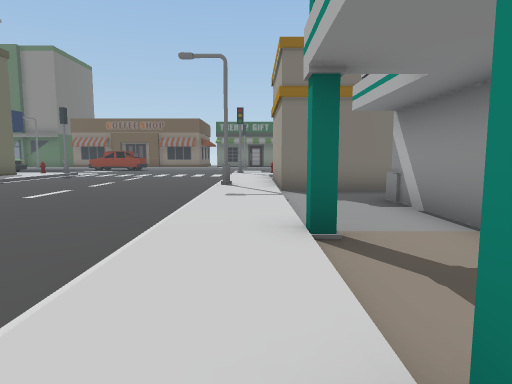
view 1 (above)

24 first-person views from a walk through a Unity game level. The camera is 1.4 m above the floor, tilts 6° down and sees 75° across. The floor is counted in squares, 2 m on a side. Each view is taken from the middle of a square. On the plan, view 1 faces up. The plan holds only what a view shows up to about 10 squares ahead; the rest is blank. The place goes on beyond the plan. The player character is not drawn.

view 2
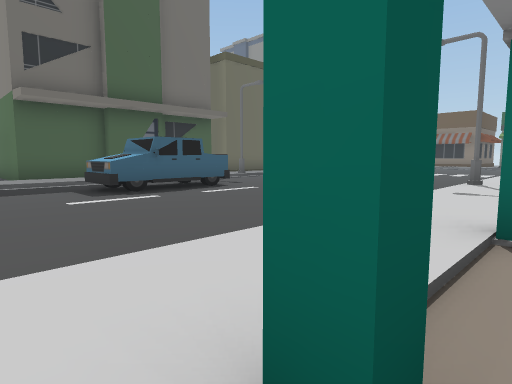

view 3
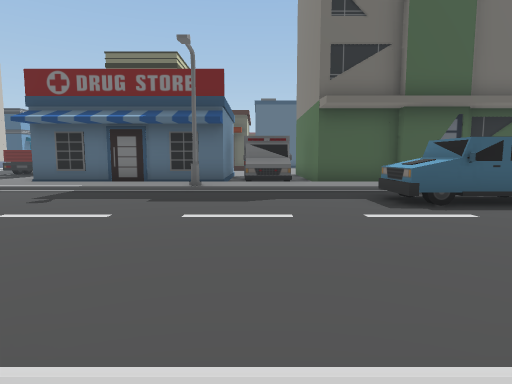

view 4
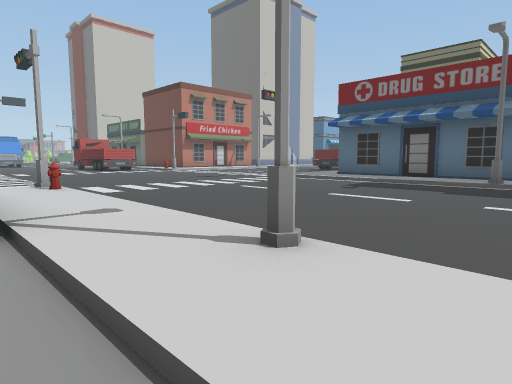

view 5
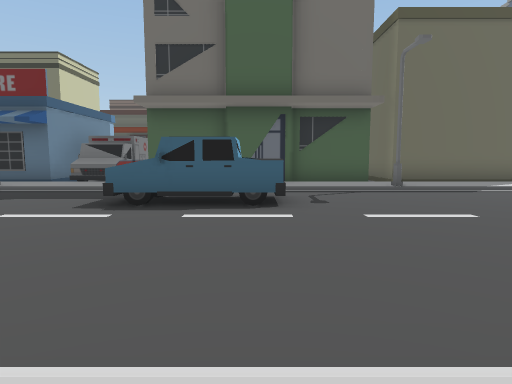

view 6
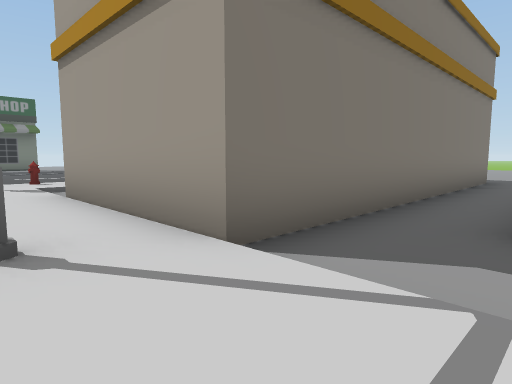

view 7
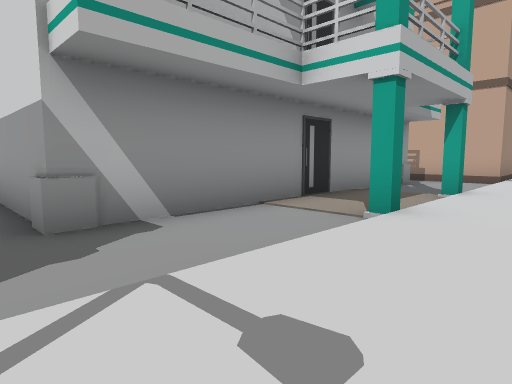

view 8
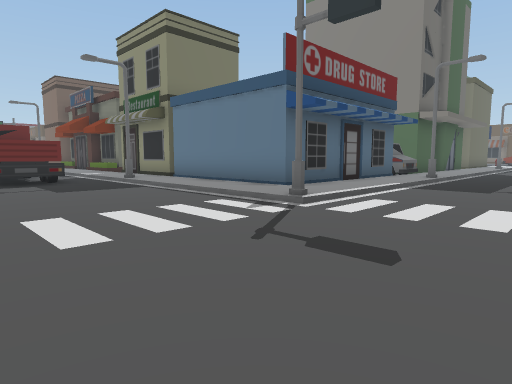

view 9
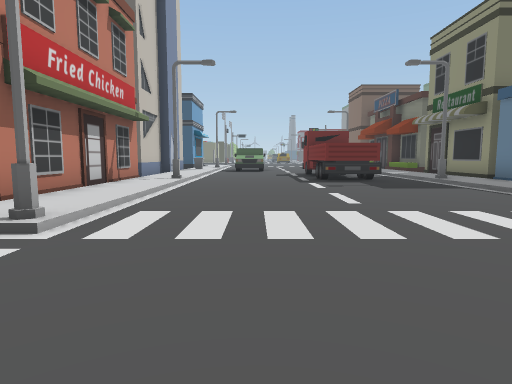

view 10
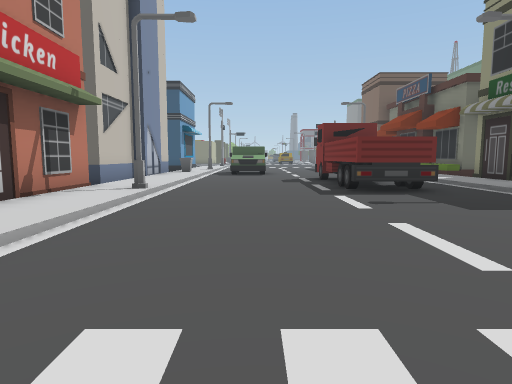

view 11
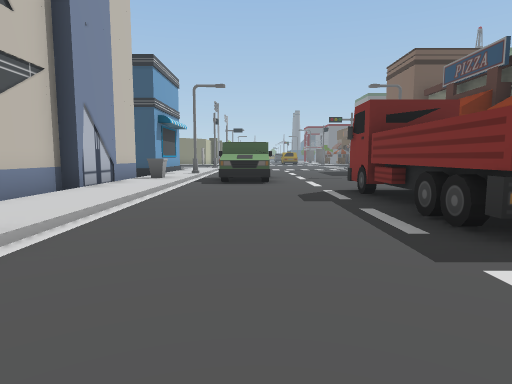

view 12
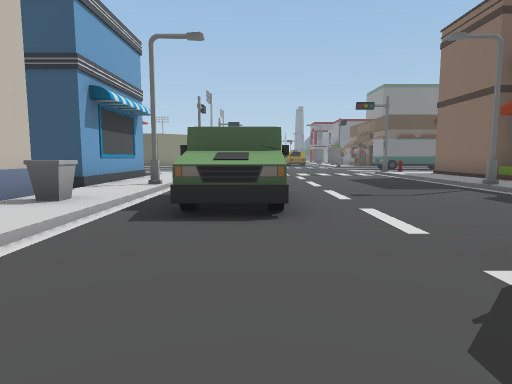

view 13
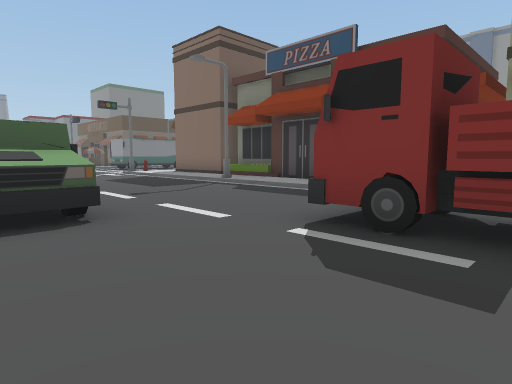

view 14
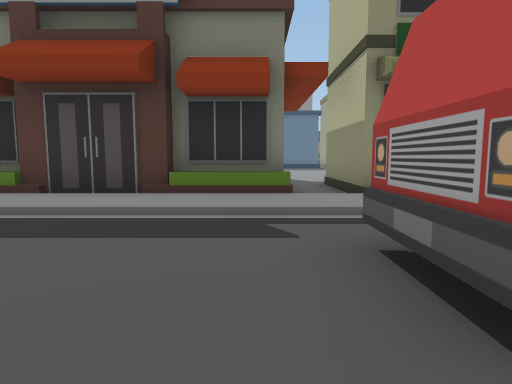

view 15
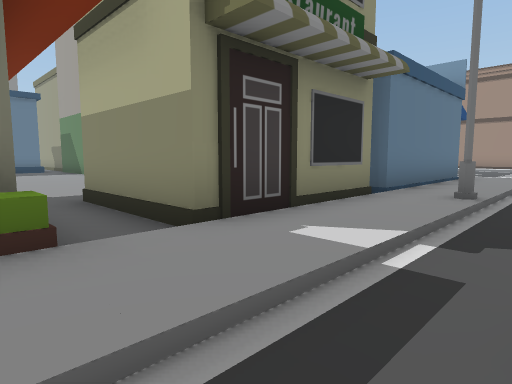

view 16
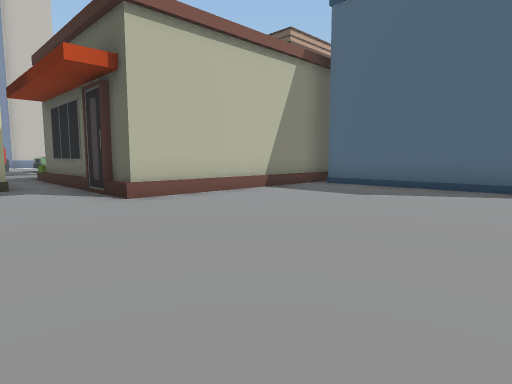

view 17
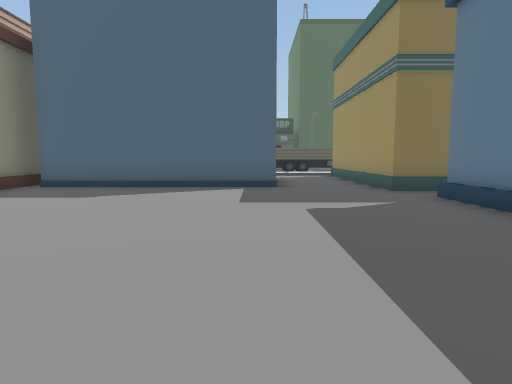

view 18
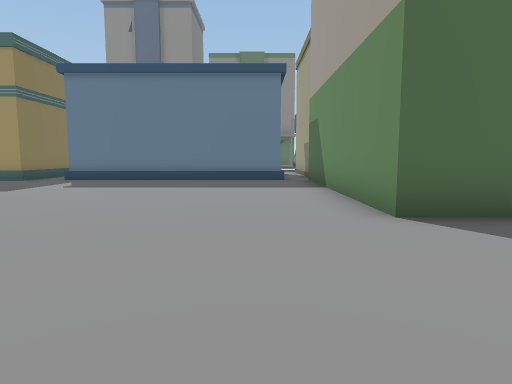

view 19
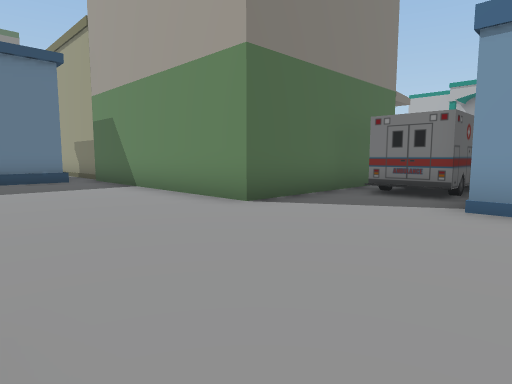

view 20
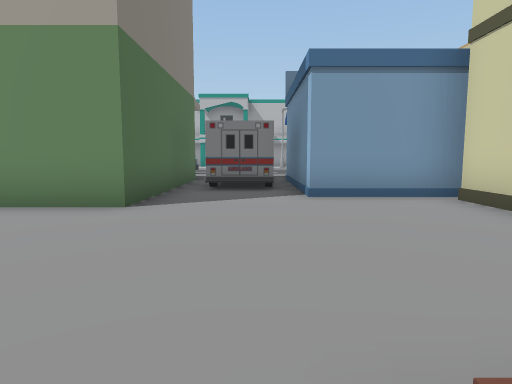

view 21
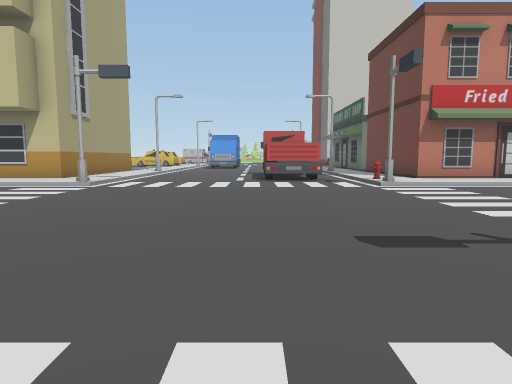

view 22
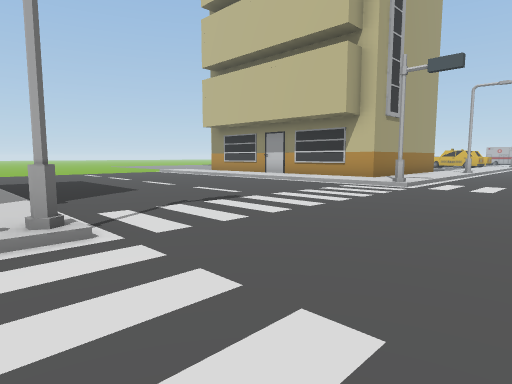

view 23
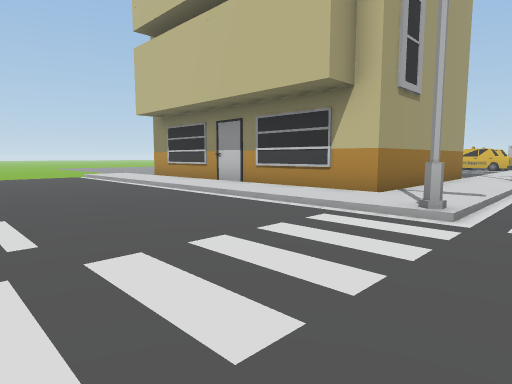

view 24
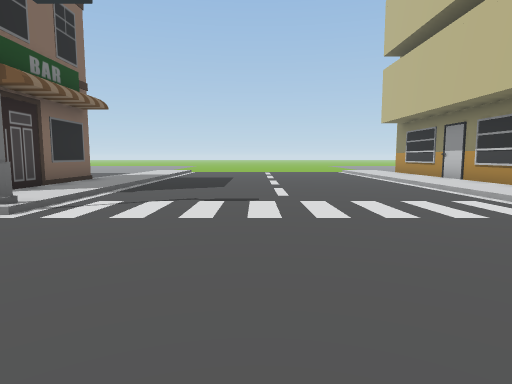

### Floor plan
Key: @ floor where view 1 was taken; # wall or solid block; . main floor; : floor 0.25 m higher than the main floor; / step, stairs or slope; B building; S streetlight; T truck; H hydrant; O other object.
Columns run from 27 left of view 1 to 9 right of it. Each row starts with its distance up from view 1.
 11                  #:/     ./:B
 10                  #:/....../:B
  9    # BBBBBBB     #:/....../:B
  8 ####////////B    B:S......S:BBBBBBBBB
  7 ............B    B:/....../:.........
  6 ............B    B:/....../:..###
  5   B.........B    B  TT..../:..#
  4   B.........B    B   T..../:..#
  3   B.........B    B:/TT..../:#.#
  2   B.........BBBBBB:/....../:..#
  1   #...........OO O:/....../:#.#
  0   B...........OO O:/....../@..#
 -1  BBBBBBB.....#####:/....../:..#
 -2        B.....#   #:S......S:..#
 -3        B.....#   #:/....../:..
 -4        B.B BB#   #:/....../:###
 -5        B.B   #   #:/....../:###
 -6 #BBBBBBB.BBBB#####:/....../:####
 -7 :::::::::::::::::::/......H::::::
 -8 ///S/////////S/////#......////////
 -9 ...................................
-10 ........TT TT......................
-11 ........TTTTT.....................
-12 ....................................
-13      OO..............................
-14      OO..............................
-15  //S/////////S//////......#/////////
-16 :::::O:::::::::::::O....../::::::::
-17 #### BBBBBBB######:/TT..../:BBBBBBBB

Positions as (right, up) in squares from view 1, and headings:
1: (0, 0), facing up
2: (1, 0), facing up-left
3: (0, 0), facing left
4: (1, 0), facing down-left
5: (0, 5), facing left
6: (-1, 6), facing up-right
7: (-1, 7), facing down-right
8: (-5, -12), facing up-left
9: (-5, -13), facing left
10: (-8, -13), facing left
11: (-12, -13), facing left
12: (-17, -13), facing left
13: (-17, -14), facing up-left
14: (-20, -12), facing up
15: (-20, -9), facing up-right
16: (-17, 5), facing down-left
17: (-17, 5), facing left
18: (-17, -2), facing up
19: (-19, -2), facing up-right
20: (-20, 0), facing right
21: (-5, -7), facing down
22: (-4, -7), facing down-right
23: (-2, -11), facing down-right
24: (-5, -11), facing right
